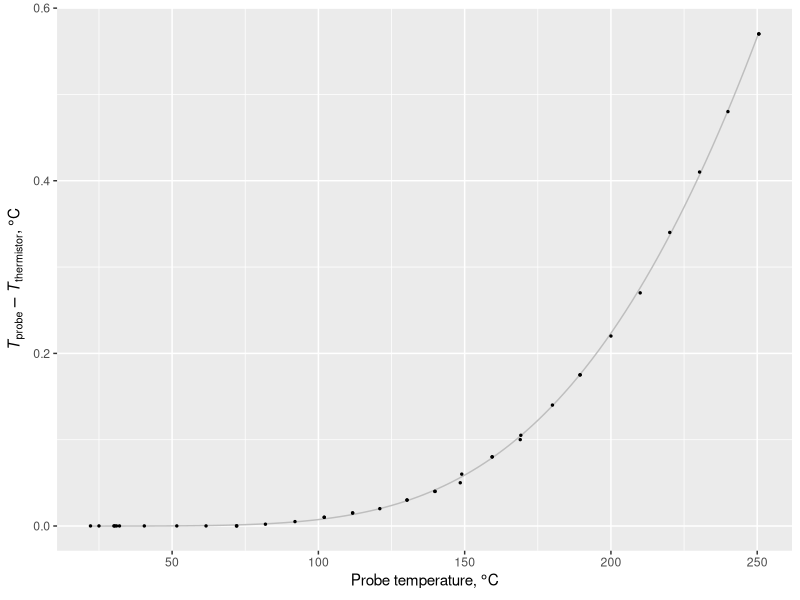

R code for this plot:
library(ggplot2)


data <- read.table('simulation.tab')
names(data) = c('probe', 'thermistor', 'nozzle', 'heater')

func <- function(x) 108.2518 * exp( -1744.688 / (x + 82.16401) ) - 4.782322e-05

#postscript(file='', command='cat', paper='special', onefile=F, horizontal=F, width=10, height=4, pointsize=8)
png(filename = 'gradient.png', width = 1200, height = 600, pointsize = 16, bg = "white", res = 120)

ggplot() +
  stat_function(fun = func, data = data, mapping = aes(x = probe, y = func(probe), color = 'best fit'), show.legend = FALSE) +
  scale_colour_manual('', values = c('gray', rgb(1, 0.2, 0.2, 0.6))) +
  geom_point(data = data, mapping = aes(x = probe, y = 0.0001 + probe - thermistor), size = 0.5) +
  xlab(expression('Probe temperature, ' * degree * C)) +
  ylab(expression(italic(T)[probe] - italic(T)[thermistor] * ', ' * degree * C)) +
  theme(legend.position = c(0.046, 0.895), legend.justification=c(0,1), legend.text.align = 0)

#  ggtitle(bquote(paste('Temperature dependence of probe-thermistor gradient')))
